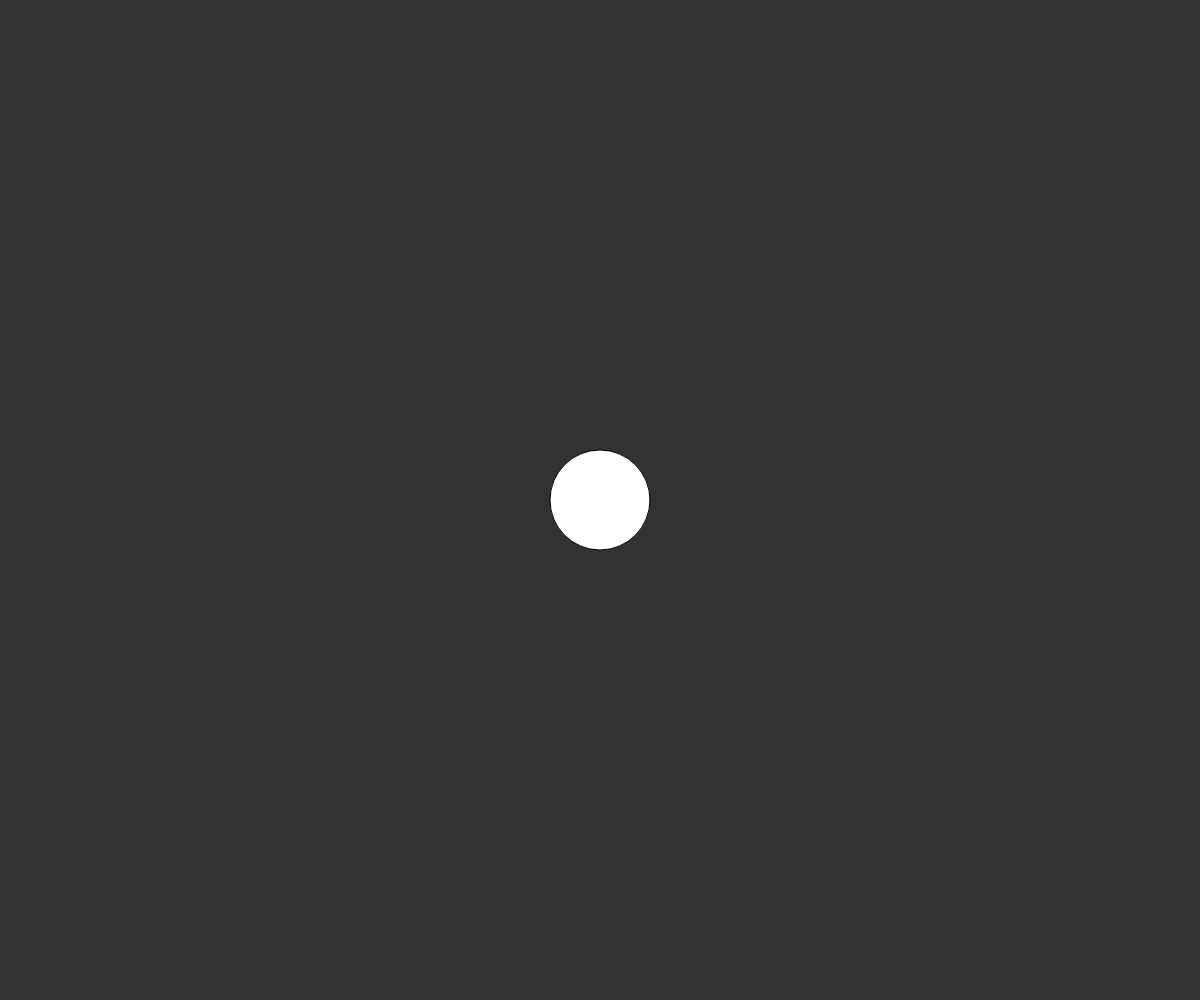
Frame 1 (no input)
Frame 60 (no input): identical to frame 1, image omitted
Frame 120 (the mouse pressed at the canvas centre since frame 60): identical to frame 1, image omitted

The p5.js sketch that drew this single still picture (run headless with seeded random() and noise() and a simulated clock; from frame 60 on, the mouse is pressed at the canvas centre):

// p5.js sketch
// ── sketch.js
// Planets and moons
// Mr. Scott
// Oct 17, 2023
// Storing objects in objects, overwriting objects

//Global Variables
let myPlanet;


function setup() {
  createCanvas(windowWidth, windowHeight);
  myPlanet = new Planet(width/2, height/2);
}

function draw() {
  background(50);
  myPlanet.display();
}

function mouseClicked(){
  if(keyIsPressed && keyCode === SHIFT){
    myPlanet = new Planet(mouseX, mouseY);
  }
  else{
    myPlanet.createMoon();
  }
}

class Planet{
  constructor(x,y){
    this.x=x;
    this.y=y;
    this.s = 100; 
    this.moons= []
  }
  createMoon(){ //push a new moon object into the array
    this.moons.push(new Moon(this.x, this.y));
  }

  display(){
    circle(this.x, this.y, this.s)
    //now, "process" the moons(move, display )
    for(let m of this.moons){
      m.update();
    }

  }
}

class Moon{
  constructor(x,y){
    this.x = x;
    this.y = y;
    this.steps = 10;
    this.speed = 5;
  }
  update(){ //movement ad display
    this.x += this.speed;
    this.steps--;
    if(this.steps===0){
      this.speed *= -1
      this.steps = 20;
    }
    circle(this.x, this.y, 25);

  } 

}
